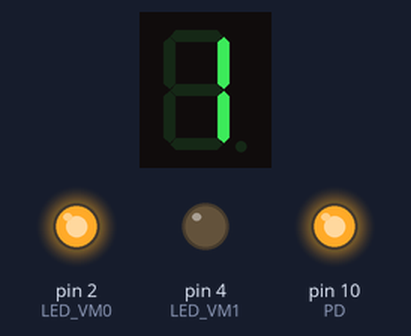
The sketch below on a simulated Arduino Uno, built with avr-gcc and run on an emulated ATmega328P. Parts: 1-digit seven-segment display, output pins drawn as LEDs (lit = HIGH). Wiring (inferred from the names in the program): 1-digit 7-segment display, segments lit when LOW: segments pin 8, pin 9, pin 11, pin 12, pin 13, pin 7, pin 6. The segment pins are drawn as the display they are named for; pins used as bus, display or sensor lines are not drawn.

Above: at 0.1 s.
At 4.1 s:
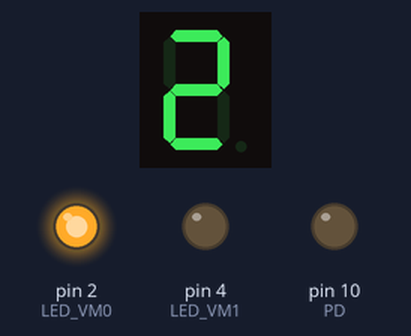
At 8.1 s:
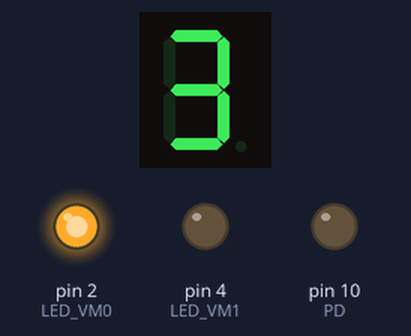
At 12.1 s:
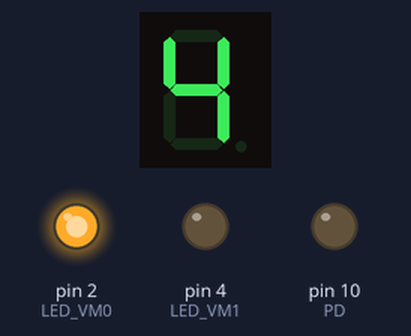
Timing chart, 0 to 129.5 s (numbered marks = the images above):
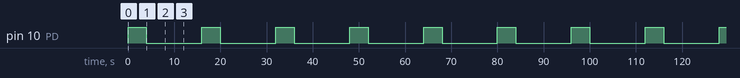

The sketch:

b7a62eb2d198215a9030515c6e3d33fc.ino
```cpp
/*********************************************     ***A***
 * // DISPLAY 7 SEGMENTOS                          *     *
 *                                                 *F   B*
 * // By S.Brandão                                 *     *
 * // 03/09/2012 - 2128 bytes                      ***G***
 * // Experiencia com o Display de 7 Segmentos     *     *
 *                                                 *E   C*
 *                                                 *     *
 **********************************************    ***D***
*/

int timer = 4000;      // Tempo = 4 segundos.

int Seg_F =  7;       // Segmento F.
int Seg_G =  6;       // Segmento G.
int Seg_E = 13;       // Segmento E.
int Seg_D = 12;        // Segmento D.
int Seg_A =  8;        // Segmento A.
int Seg_B =  9;        // Segmento B.
int Seg_C = 11;        // Segmento C.
int PD    = 10;       // Ponto Decimal.

// Decodificador do MUX.
int LED_VM0 = 2;
int LED_VM1 = 4;

void setup()
{
  pinMode(Seg_F,OUTPUT);  // Segmento F.
  pinMode(Seg_G,OUTPUT);  // Segmento G.
  pinMode(Seg_E,OUTPUT);  // Segmento E.
  pinMode(Seg_D,OUTPUT);  // Segmento D.
  pinMode(Seg_A,OUTPUT);  // Segmento A.
  pinMode(Seg_B,OUTPUT);  // Segmento B.
  pinMode(Seg_C,OUTPUT);  // Segmento C.
  pinMode(PD,OUTPUT);     // Ponto Decimal.

  // Decodificador do MUX.*********************************************
  pinMode(LED_VM0,OUTPUT);  // Pino_2 - Decodificador do Conjunto bit_0
  pinMode(LED_VM1,OUTPUT);  // Pino_4 - Decodificador do Conjunto bit_1
  // Habilita MUX - 02 - Display 7 Segmentos
  digitalWrite(LED_VM0, HIGH );   // LED VM0
  digitalWrite(LED_VM1, LOW);    // LED VM1

}
void loop()

{
  // DIGITO 1
  digitalWrite(Seg_F,HIGH);         // Segmento F OFF
  digitalWrite(Seg_G,HIGH);         // Segmento G OFF
  digitalWrite(Seg_E,HIGH);         // Segmento E OFF
  digitalWrite(Seg_D,HIGH);         // Segmento D OFF
  digitalWrite(Seg_A,HIGH);         // Segmento A OFF
  digitalWrite(Seg_B,LOW);          // Segmento B ON
  digitalWrite(Seg_C,LOW);          // Segmento C ON
  digitalWrite(PD,HIGH);            //PONTO DEC. OFF
  delay(timer);

  // -------------------------------------------------

  // DIGITO 2
  digitalWrite(Seg_F,HIGH);        // Segmento F OFF
  digitalWrite(Seg_G,LOW);         // Segmento G ON
  digitalWrite(Seg_E,LOW);         // Segmento E ON
  digitalWrite(Seg_D,LOW);         // Segmento D ON
  digitalWrite(Seg_A,LOW);         // Segmento A ON
  digitalWrite(Seg_B,LOW);         // Segmento B ON
  digitalWrite(Seg_C,HIGH);        // Segmento C OFF
  digitalWrite(PD,LOW);            // PONTO DEC. ON
  delay(timer);

 // DIGITO 3
  digitalWrite(Seg_F,HIGH);        // Segmento F OFF
  digitalWrite(Seg_G,LOW);         // Segmento G ON
  digitalWrite(Seg_E,HIGH);        // Segmento E OFF
  digitalWrite(Seg_D,LOW);         // Segmento D ON
  digitalWrite(Seg_A,LOW);         // Segmento A ON
  digitalWrite(Seg_B,LOW);         // Segmento B ON
  digitalWrite(Seg_C,LOW);         // Segmento C OFF
  digitalWrite(PD,LOW);            // PONTO DEC. ON
  delay(timer);

// DIGITO 4
  digitalWrite(Seg_F,LOW);        // Segmento F ON
  digitalWrite(Seg_G,LOW);        // Segmento G ON
  digitalWrite(Seg_E,HIGH);       // Segmento E OFF
  digitalWrite(Seg_D,HIGH);       // Segmento D OFF
  digitalWrite(Seg_A,HIGH);       // Segmento A OFF
  digitalWrite(Seg_B,LOW);        // Segmento B ON
  digitalWrite(Seg_C,LOW);        // Segmento C ON
  digitalWrite(PD,LOW);           // PONTO DEC. ON
  delay(timer);

}  // THE END
```

Measured:
- by itself, pin 10 (PD): alternates HIGH for 4.0 s and LOW for 12.0 s
- by itself, everything shown: repeats every 16.0 s, in 4 steps
- what the display in image 1 shows lasts 4.0 s, from 4.0 s to 8.0 s
